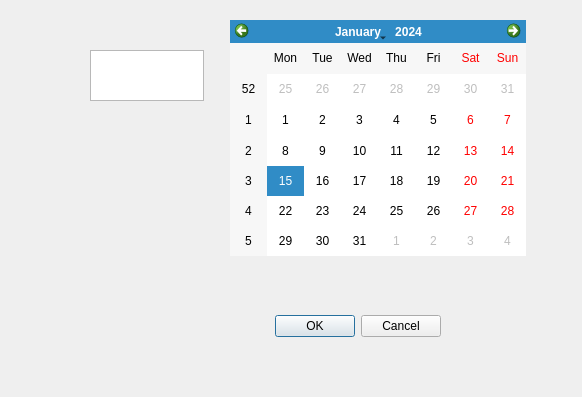
<?xml version="1.0" encoding="UTF-8"?>
<ui version="4.0">
 <class>Dialog</class>
 <widget class="QDialog" name="Dialog">
  <property name="geometry">
   <rect>
    <x>0</x>
    <y>0</y>
    <width>582</width>
    <height>397</height>
   </rect>
  </property>
  <property name="windowTitle">
   <string>Dialog</string>
  </property>
  <widget class="QDialogButtonBox" name="buttonBox">
   <property name="geometry">
    <rect>
     <x>100</x>
     <y>310</y>
     <width>341</width>
     <height>32</height>
    </rect>
   </property>
   <property name="orientation">
    <enum>Qt::Horizontal</enum>
   </property>
   <property name="standardButtons">
    <set>QDialogButtonBox::Cancel|QDialogButtonBox::Ok</set>
   </property>
  </widget>
  <widget class="QTextEdit" name="textEdit">
   <property name="geometry">
    <rect>
     <x>90</x>
     <y>50</y>
     <width>114</width>
     <height>51</height>
    </rect>
   </property>
   <property name="cursor" stdset="0">
    <cursorShape>CrossCursor</cursorShape>
   </property>
   <property name="whatsThis">
    <string>有框子你不打？</string>
   </property>
  </widget>
  <widget class="QCalendarWidget" name="calendarWidget">
   <property name="geometry">
    <rect>
     <x>230</x>
     <y>20</y>
     <width>296</width>
     <height>236</height>
    </rect>
   </property>
  </widget>
 </widget>
 <resources/>
 <connections>
  <connection>
   <sender>buttonBox</sender>
   <signal>accepted()</signal>
   <receiver>Dialog</receiver>
   <slot>accept()</slot>
   <hints>
    <hint type="sourcelabel">
     <x>248</x>
     <y>254</y>
    </hint>
    <hint type="destinationlabel">
     <x>157</x>
     <y>274</y>
    </hint>
   </hints>
  </connection>
  <connection>
   <sender>buttonBox</sender>
   <signal>rejected()</signal>
   <receiver>Dialog</receiver>
   <slot>reject()</slot>
   <hints>
    <hint type="sourcelabel">
     <x>316</x>
     <y>260</y>
    </hint>
    <hint type="destinationlabel">
     <x>286</x>
     <y>274</y>
    </hint>
   </hints>
  </connection>
 </connections>
</ui>
